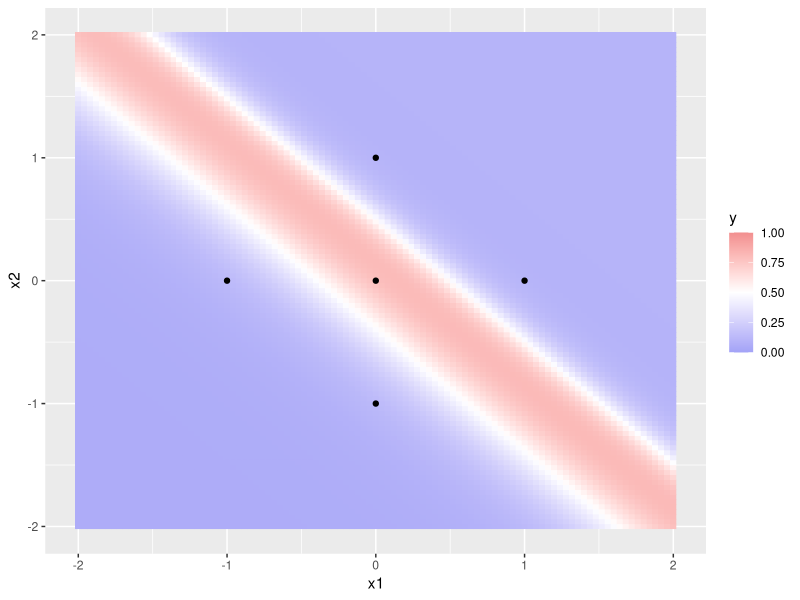
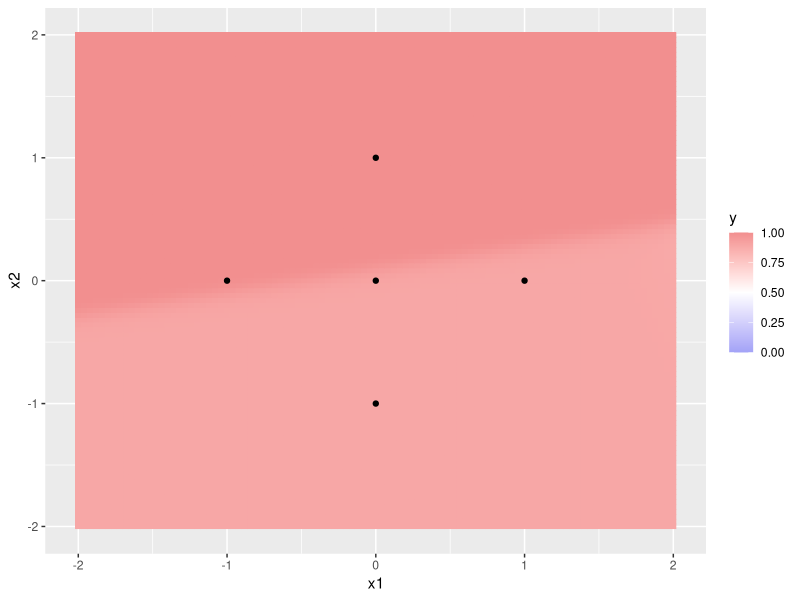

The R script that drew these images, in order:
## ---- chunk 1
knitr::opts_chunk$set(eval = TRUE, echo = TRUE)
## ---- chunk 2
func.value = function(x) {
  (x[1] - 6)^2+x[2]^2-x[1]*x[2]
}

func.gradient = function(x) {
  c(
    2*x[1]-x[2]-12,
    -x[1]+2*x[2]
  )
}

func.value(c(6, 6))
func.gradient(c(6, 6))
## ---- chunk 3
gradient_descent_optimizer = function(x0, func, grad, max_steps, alpha) {
  # x0 is the initial point
  # func computes the value of the function at a given point
  # grad computes the gradient of the function at a given point
  # max_steps is the maximum number of gradient descent steps
  # alpha is the learning rate

  x = x0
  v = func(x0)
  for(i in 1:max_steps) {
    x = x - alpha * grad(x)
    vnew = func(x)
    if(v - vnew < 1e-4) {
      break
    }
    v = vnew
  }
  x
}

gradient_descent_optimizer(c(6, 6), func.value, func.gradient, 10, 0.1)
## ---- chunk 4
data.x1 = c(0, 1, 0, -1, 0);
data.x2 = c(0, 0, -1, 0, 1);
data.y = c(1, 0, 0, 0, 0);
## ---- chunk 5
sigmoid = function(x) {
  1 / (1 + exp(-x))
}

nnet.predict = function(params) {
  # params is a vector, we first unpack for clarity
  b1 = params[1]; b2 = params[2];
  w11 = params[3]; w12 = params[4];
  w21 = params[5]; w22 = params[6];
  c = params[7]; u1 = params[8]; u2 = params[9];

  z1 = tanh(b1 + data.x1 * w11 + data.x2 * w21)
  z2 = tanh(b2 + data.x1 * w12 + data.x2 * w22)
  f = sigmoid(c + u1 * z1 + u2 * z2)
  f
}

# this should return the predictions for the five points in the datasets
params = rnorm(9)
nnet.predict(params)
## ---- chunk 6
nnet.loss = function(params) {
  preds = nnet.predict(params)
  -mean(data.y * log(preds + 1e-15) + (1 - data.y) * log(1 - preds + 1e-15))
}

nnet.loss(params)
## ---- chunk 7
nnet.gradient = function(params) {
  # params is a vector, we first unpack for clarity
  b1 = params[1]; b2 = params[2];
  w11 = params[3]; w12 = params[4];
  w21 = params[5]; w22 = params[6];
  c = params[7]; u1 = params[8]; u2 = params[9];

  # first, we perform the forward pass
  z1in = b1 + data.x1 * w11 + data.x2 * w21
  z1out = tanh(z1in)

  z2in = b2 + data.x1 * w12 + data.x2 * w22
  z2out = tanh(z2in)

  fin = c + u1 * z1out + u2 * z2out
  fout = sigmoid(fin)

  # now we start back-propagation through the loss and the output neuron
  dL_dfout = -data.y / (fout + 1e-15) + (1 - data.y) / (1 - fout + 1e-15)
  dfout_dfin = sigmoid(fin) * (1 - sigmoid(fin))

  # compute the gradients for the parameters of the output layer
  dfin_dc = 1
  dfin_du1 = z1out
  dfin_du2 = z2out
  # take the mean gradient across data points
  dL_dc = mean(dL_dfout * dfout_dfin * dfin_dc)
  dL_du1 = mean(dL_dfout * dfout_dfin * dfin_du1)
  dL_du2 = mean(dL_dfout * dfout_dfin * dfin_du2)

  # back-propagate through the neurons in the first hidden layer
  dfin_dz1out = u1
  dfin_dz2out = u2

  dz1out_dz1in = 1 - tanh(z1in)^2
  dz2out_dz2in = 1 - tanh(z2in)^2

  # and compute the derivatives of the parameters of the hidden layer
  dz1in_db1 = dz2in_db2 = 1
  dL_db1 = mean(dL_dfout * dfout_dfin * dfin_dz1out * dz1out_dz1in * dz1in_db1)
  dL_db2 = mean(dL_dfout * dfout_dfin * dfin_dz2out * dz2out_dz2in * dz2in_db2)

  dz1in_dw11 = dz2in_dw12 = data.x1
  dL_dw11 = mean(dL_dfout * dfout_dfin * dfin_dz1out * dz1out_dz1in * dz1in_dw11)
  dL_dw12 = mean(dL_dfout * dfout_dfin * dfin_dz2out * dz2out_dz2in * dz2in_dw12)

  dz1in_dw21 = dz2in_dw22 = data.x2
  dL_dw21 = mean(dL_dfout * dfout_dfin * dfin_dz1out * dz1out_dz1in * dz1in_dw21)
  dL_dw22 = mean(dL_dfout * dfout_dfin * dfin_dz2out * dz2out_dz2in * dz2in_dw22)

  # return the derivatives in the same order as the parameters vector
  c(
    dL_db1, dL_db2,
    dL_dw11, dL_dw12,
    dL_dw21, dL_dw22,
    dL_dc, dL_du1, dL_du2
  )
}

nnet.gradient(params)
## ---- chunk 8
# first, compute the analytical gradient of the parameters
gradient = nnet.gradient(params);

eps = 1e-9
for(i in 1:9) {
  # compute loss when subtracting eps to parameter i
  neg_params = c(params);
  neg_params[i] = neg_params[i] - eps;
  neg_value = nnet.loss(neg_params);

  # compute loss when adding eps to parameter i
  pos_params = c(params);
  pos_params[i] = pos_params[i] + eps;
  pos_value = nnet.loss(pos_params);

  # compute the "empirical" gradient of parameter i
  fdiff_gradient = mean((pos_value - neg_value) / (2 * eps));

  # error if difference is too large
  stopifnot(abs(gradient[i] - fdiff_gradient) < 1e-5);
}

print("Gradients are correct!")
## ---- chunk 9
min_loss = 10
best_params = NULL

for(i in 1:10) {
  params = rnorm(9, sd = 1)
  optimized_params = gradient_descent_optimizer(
    params, nnet.loss, nnet.gradient, max_steps = 100, alpha = 1
  )
  final_loss = nnet.loss(optimized_params)
  cat("Loss", final_loss, ifelse(final_loss < 0.1, "*", ""), "\n")

  if(final_loss < min_loss) {
    min_loss = final_loss
    best_params = optimized_params
  }
}
## ---- chunk 10
library(scales)
library(ggplot2)

data = as.matrix(expand.grid(
  x0 = 1:1,
  x1 = seq(-2, 2, 1 / 25),
  x2 = seq(-2, 2, 1 / 25)
))

data.x1 = data[,2]
data.x2 = data[,3]

plot_grid = function(predictions) {
  # plots the predicted value for each point on the grid;
  # the predictions should have one column and
  # the same number of rows (10,201) as the data
  df = cbind(as.data.frame(data), y = predictions)
  ggplot() +
    geom_tile(aes(x = x1, y = x2, fill = y, color = y), df) +
    scale_color_gradient2(low = muted("blue", 70), mid = "white",
                         high = muted("red", 70), limits = c(0, 1),
                         midpoint = 0.5) +
    scale_fill_gradient2(low = muted("blue", 70), mid = "white",
                        high = muted("red", 70), limits = c(0, 1),
                        midpoint = 0.5) +
    geom_point(aes(x=c(0, 1, 0, -1, 0), y=c(0, 0, -1, 0, 1)))
}

plot_grid(nnet.predict(best_params))
## ---- chunk 11
plot_grid(nnet.predict(rnorm(9, sd=5)))
